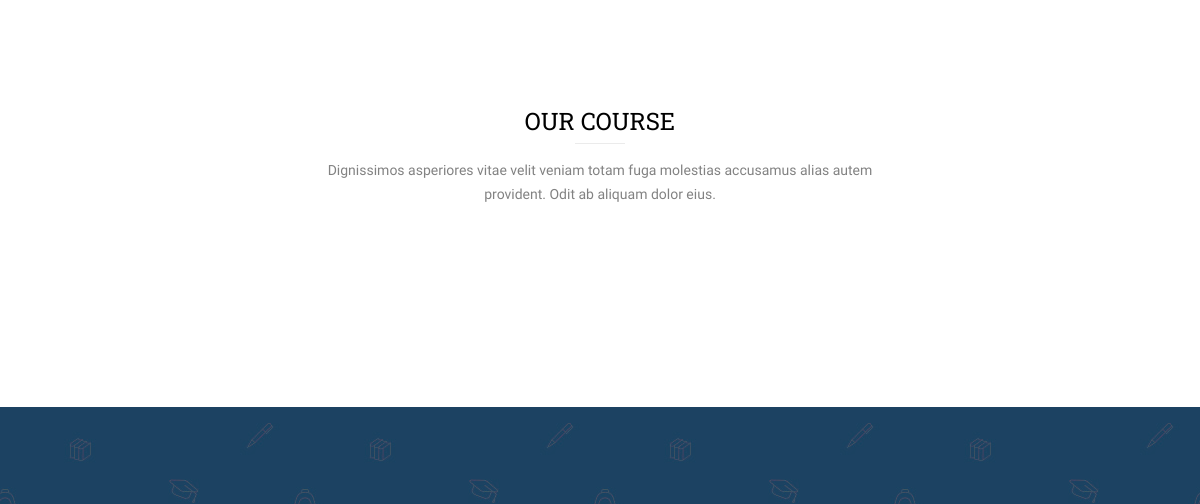
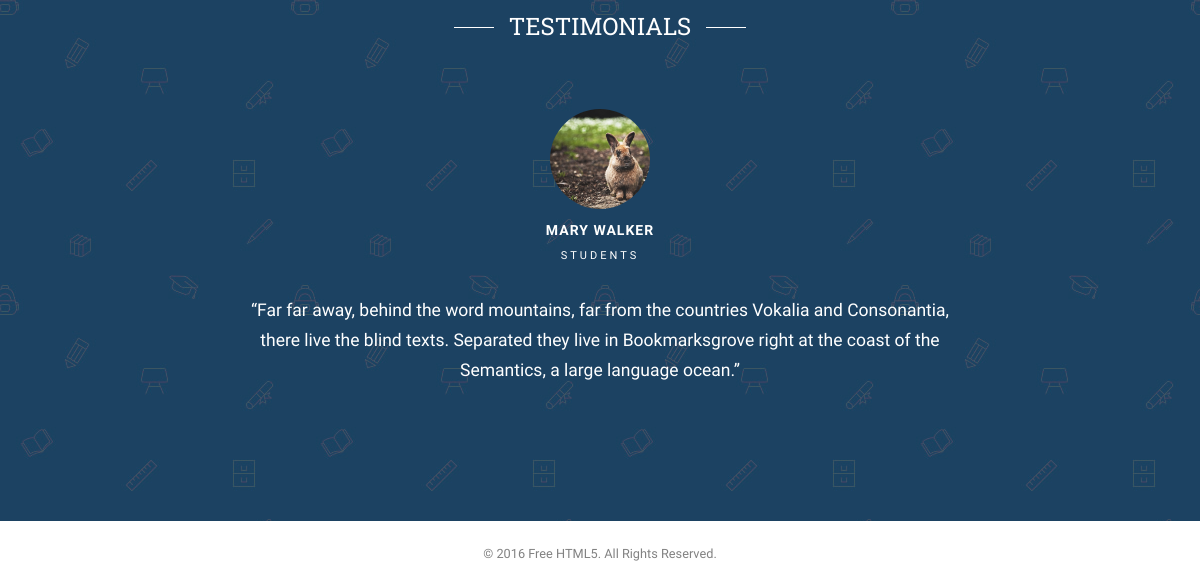
Before: / (lower part) with the older database file (2 pictures, top to bottom).
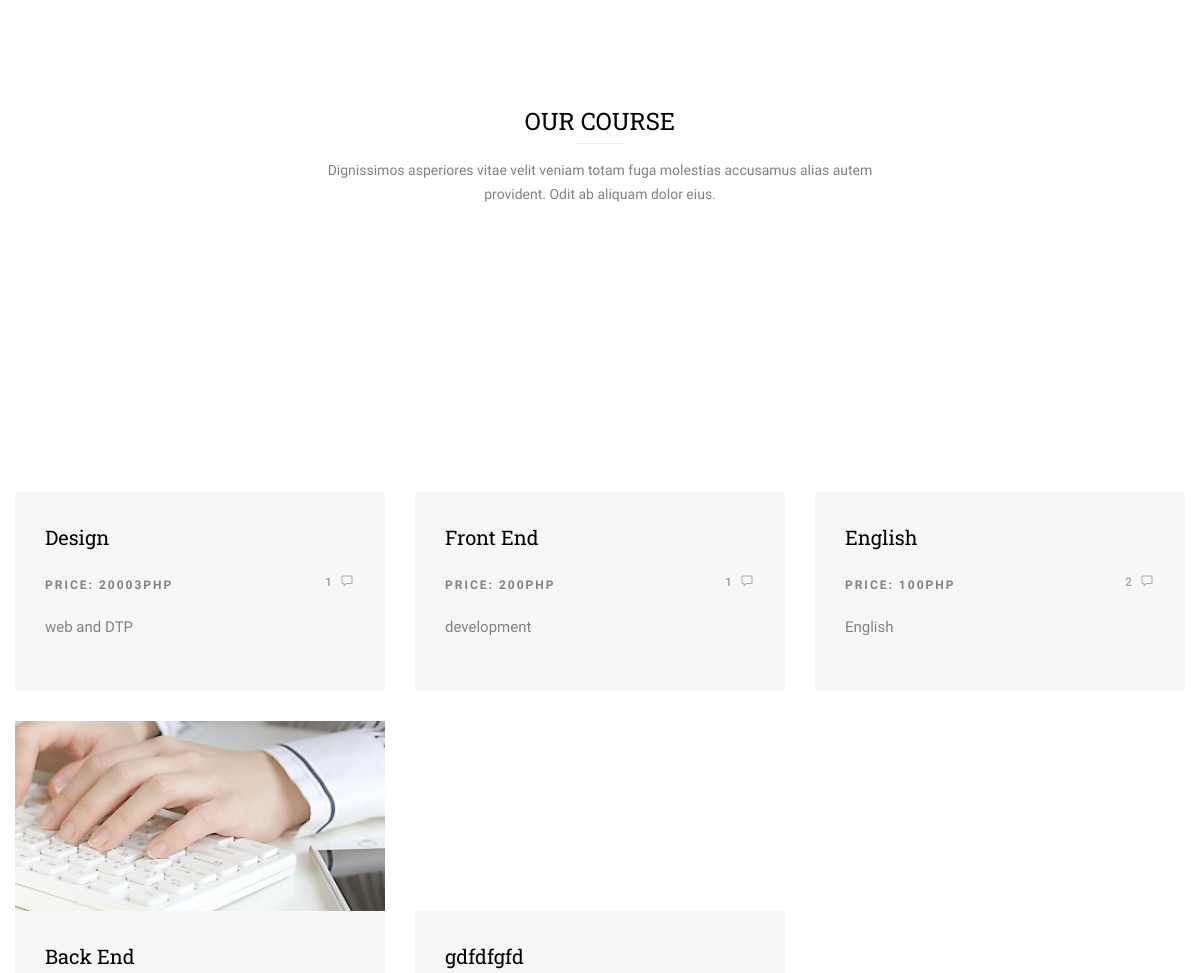
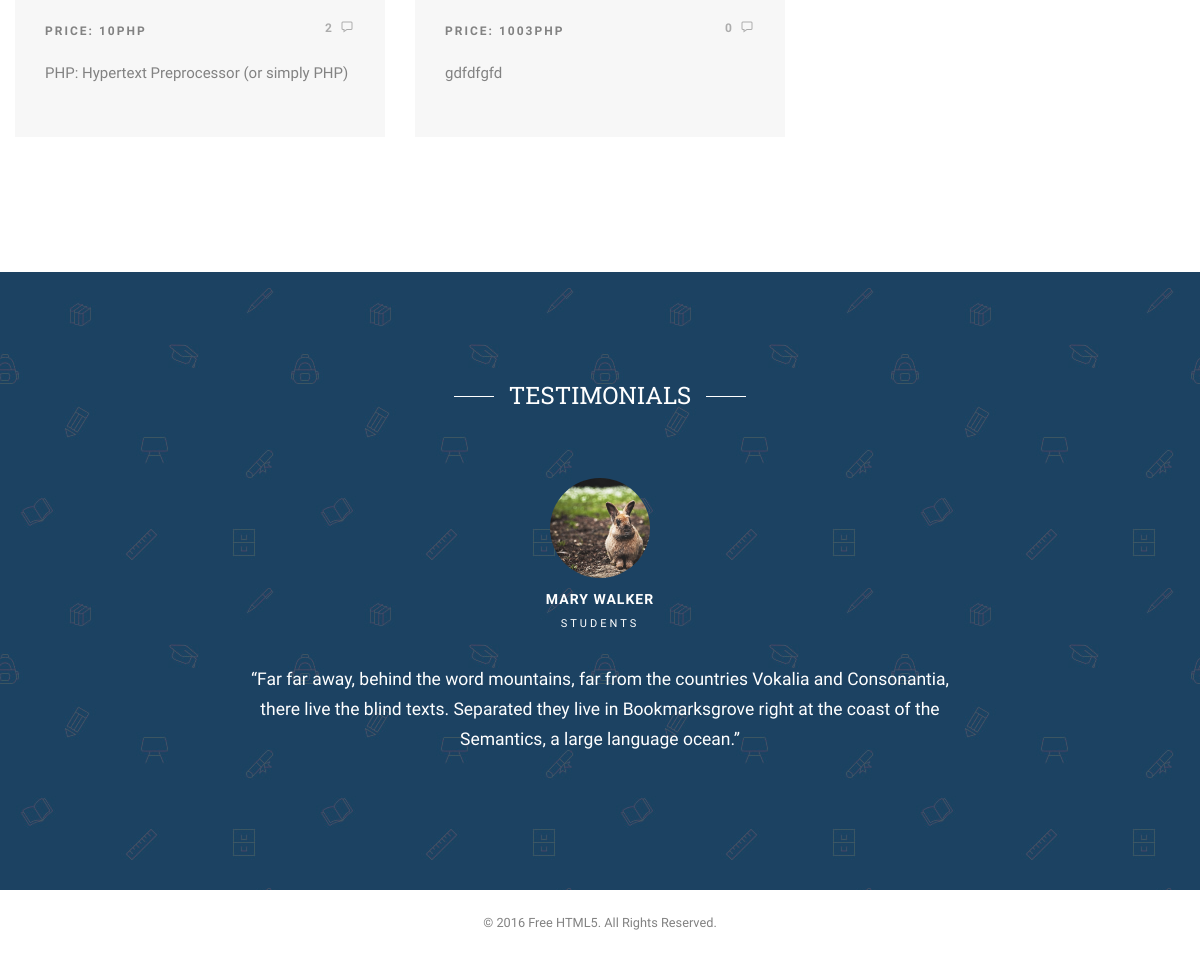
After: the same page with the newer database file (2 pictures, top to bottom).
### tables this page shows
CREATE TABLE `course` (
  `courseID` int(11) NOT NULL,
  `courseName` varchar(50) NOT NULL,
  `courseDetails` varchar(50) NOT NULL,
  `coursePrice` int(50) NOT NULL,
  `coursePicture` varchar(100) NOT NULL,
  `loginID` int(11) NOT NULL
);

### classes/Config.php (called while the page is built, shortened)
<?php
class Config
{
    private $servername = 'localhost';
    private $username = 'root';
    private $password = '';
    private $database = 'elearning';
    public function __construct()
    {
        $this->conn = new mysqli($this->servername, $this->username, $this->password, $this->database);
    }
}

### classes/User.php (called while the page is built, shortened)
<?php
require_once "Config.php";
class User extends Config
{
    public function get_courses_guest()
    {
        $sql = "SELECT * FROM course";
        $result = $this->conn->query($sql);
        $rows = array();
        if ($result->num_rows > 0) {
            while ($row = $result->fetch_assoc()) {
                $rows[] = $row;
            }
            return $rows;
        } else {
            return $this->conn->error;
        }
    }
}

### index.php (the view, shortened to what this page needs)
<?php
include_once 'classes/User.php';
?>
<!DOCTYPE HTML>
<html><head>
	<link rel="stylesheet" href="common/css/animate.css">
	<link rel="stylesheet" href="common/css/icomoon.css">
	<link rel="stylesheet" href="common/css/bootstrap.css">
	<link rel="stylesheet" href="common/css/magnific-popup.css">
	<link rel="stylesheet" href="common/css/flexslider.css">
	<link rel="stylesheet" href="common/css/pricing.css">
	<link rel="stylesheet" href="common/css/style.css">
	<link rel="stylesheet" href="common/css/common.css">
	<link rel="stylesheet" href="common/css/common.css">
</head>
<body>
	<div id="page">
		<div id="fh5co-course">
			<div class="container" id="course">
				<div class="row animate-box">
					<div class="col-md-6 col-md-offset-3 text-center fh5co-heading">
						<h2>Our Course</h2>
						<p>Dignissimos asperiores vitae velit veniam totam fuga molestias accusamus alias autem provident. Odit ab
							aliquam dolor eius.</p>
					</div>
				</div>
				<div class="row">
<?php
$guest_display = new User;
$result = $guest_display->get_courses_guest();
if ($result) {
    foreach ($result as $row) {
        $courseID = $row['courseID'];
        echo "<div class='col-sm-4 col-md-4'>";
        echo "<div class='fh5co-blog animate-box'>";
        echo "<a href='selectedcourse.php?courseID=$courseID' class='blog-img-holder' style='background-image: url(" . $row['coursePicture'] . ");'></a>";
        echo "<div class='blog-text'>";
        echo "<h3><a href='article.php'>" . $row['courseName'] . "</a></h3>";
        echo "<span class='posted_on'>Price: " . $row['coursePrice'] . "PHP</span>";
        echo "<span class='comment'><a href='selectedcourse.php?courseID=$courseID#review-box'>";
        include_once 'classes/Course.php';
        $feedback_count = new Course;
        $feedback_num = $feedback_count->count_feedback_by_courseID($courseID);
        echo "<span class='comment'><a href=''><i class='icon-speech-bubble'></i></a></span>";
        echo "<p>" . $row['courseDetails'] . "</p>";
        echo "</div></div></div>";
    }
}
?>
				</div>
			</div>
		</div>
		<div id="fh5co-testimonial" style="background-image: url(common/images/school.jpg);">
			<div class="overlay"></div>
			<div class="container">
				<div class="row animate-box">
					<div class="col-md-6 col-md-offset-3 text-center fh5co-heading">
						<h2><span>Testimonials</span></h2>
					</div>
				</div>
				<div class="row">
					<div class="col-md-10 col-md-offset-1">
						<div class="row animate-box">
								<div class="item">
									<div class="testimony-slide active text-center">
										<div class="user" style="background-image: url(common/images/person1.jpg);"></div>
										<span>Mary Walker<br><small>Students</small></span>
										<blockquote>
											<p>&ldquo;Far far away, behind the word mountains, far from the countries Vokalia and Consonantia, there
												live the blind texts. Separated they live in Bookmarksgrove right at the coast of the Semantics, a large
												language ocean.&rdquo;</p>
										</blockquote>
								</div>
							</div>
						</div>
					</div>
				</div>
			</div>
		</div>
<footer>
			<div class="container">
				<div class="row copyright">
					<div class="col-md-12 text-center p-5">
						<p class="">
							<small class="block">&copy; 2016 Free HTML5. All Rights Reserved.</small>
						</p>
					</div>
				</div>
		</footer>
	</div>
</body>
</html>

### classes/Course.php (shortened to what this page needs)
<?php
require_once "Config.php";
class Course extends Config
{
    public function count_feedback_by_courseID($courseID)
    {
        $sql = "SELECT count(*) as feedback_number_by_courseID FROM feedback WHERE courseID = $courseID";
        $result = $this->conn->query($sql);
        $row = $result->fetch_assoc();
        if ($row) {
            echo $row['feedback_number_by_courseID'];
        }
    }
}

### common/css/icomoon.css (style rules this page uses)
[class^="icon-"], [class*=" icon-"] { font-family: 'icomoon' !important; speak: none; font-style: normal; font-weight: normal; font-variant: normal; text-transform: none; line-height: 1; -webkit-font-smoothing: antialiased; -moz-osx-font-smoothing: grayscale; }
.icon-speech-bubble:before { content: "\e0b0"; }

### common/css/style.css (style rules this page uses)
body { font-family: "Source Sans Pro", Arial, sans-serif; font-weight: 400; font-size: 15px; line-height: 1.7; color: #828282; background: #fff; }
#page { position: relative; overflow-x: hidden; width: 100%; height: 100%; -webkit-transition: 0.5s; -o-transition: 0.5s; transition: 0.5s; }
a { color: #2D6CDF; -webkit-transition: 0.5s; -o-transition: 0.5s; transition: 0.5s; }
p { margin-bottom: 20px; }
h1, h2, h3, h4, h5, h6, figure { color: #000; font-family: "Roboto Slab", serif; font-weight: 400; margin: 0 0 20px 0; }
#fh5co-course-categories, #fh5co-counter, #fh5co-course, #fh5co-register, #fh5co-pricing, #fh5co-testimonial, #fh5co-blog, #fh5co-about, #fh5co-staff, #fh5co-contact, #fh5co-footer { padding: 7em 0; clear: both; }
.fh5co-heading { margin-bottom: 5em; }
.fh5co-heading h2 { font-size: 24px; margin-bottom: 20px; line-height: 1.5; color: #000; text-transform: uppercase; position: relative; }
.fh5co-heading h2:after { position: absolute; top: 40px; left: 0; right: 0; bottom: 0; content: ''; width: 50px; height: 1px; margin: 0 auto; background: rgba(0, 0, 0, 0.08); }
.fh5co-heading p { font-size: 14px; }
#fh5co-testimonial { background: #1F5F8B; position: relative; }
#fh5co-testimonial .overlay { position: absolute; top: 0; bottom: 0; left: 0; right: 0; content: ''; background: rgba(31, 95, 139, 0.7); }
#fh5co-testimonial .testimony-slide { text-align: center; position: relative; color: #fff !important; }
#fh5co-testimonial .testimony-slide span { font-size: 14px; text-transform: uppercase; letter-spacing: 1px; font-weight: 700; display: block; }
#fh5co-testimonial .testimony-slide span small { font-size: 11px; font-weight: 300; letter-spacing: 3px; }
#fh5co-testimonial .testimony-slide .user { display: block; width: 100px; height: 100px; background-size: cover; background-position: center center; background-repeat: no-repeat; position: relative; margin: 0 auto; margin-bottom: 10px; -webkit-border-radius: 50%; -moz-border-radius: 50%; -ms-border-radius: 50%; border-radius: 50%; }
#fh5co-testimonial .testimony-slide blockquote { border: none; margin: 30px auto; width: 70%; position: relative; padding: 0; }
#fh5co-testimonial .fh5co-heading { margin-bottom: 3em; }
#fh5co-testimonial .fh5co-heading h2 { color: #fff; margin-bottom: 20px !important; }
#fh5co-testimonial .fh5co-heading h2:after { background: transparent !important; }
#fh5co-testimonial .fh5co-heading span { padding: 7px 15px; position: relative; }
#fh5co-testimonial .fh5co-heading span:before { position: absolute; top: 24px; left: -40px; content: ''; width: 40px; height: 1px; background: white; }
#fh5co-testimonial .fh5co-heading span:after { position: absolute; top: 24px; right: -40px; content: ''; width: 40px; height: 1px; background: white; }
.fh5co-blog { margin-bottom: 30px; width: 100%; float: left; }
.fh5co-blog .blog-img-holder { display: block; background-size: cover; background-position: top center; background-repeat: no-repeat; position: relative; height: 270px; }
.fh5co-blog .blog-text { position: relative; background: rgba(0, 0, 0, 0.03); width: 100%; padding: 30px; float: left; }
.fh5co-blog .blog-text span { font-size: 12px; text-transform: uppercase; letter-spacing: 2px; font-weight: 700; display: inline-block; margin-bottom: 20px; }
.fh5co-blog .blog-text span.comment { float: right; }
.fh5co-blog .blog-text span.comment a { color: rgba(0, 0, 0, 0.3); }
.fh5co-blog .blog-text span.comment a i { padding-left: 7px; }
.fh5co-blog .blog-text h3 { font-size: 20px; margin-bottom: 20px; line-height: 1.5; }
.fh5co-blog .blog-text h3 a { color: black; }

### common/css/common.css (style rules this page uses)
footer p { padding-top: 20px; }
.container { width: 100%; }
.fh5co-blog .blog-img-holder { background-size: 150%; background-position: top 83% left 50%; height: 190px; }

Changed rows visible on the page:
added course: courseName "Design", coursePrice "20003", feedback_number_by_courseID "1", courseDetails "web and DTP"
added course: courseName "Front End", coursePrice "200", feedback_number_by_courseID "1", courseDetails "development"
added course: courseName "English", coursePrice "100", feedback_number_by_courseID "2", courseDetails "English"
added course: coursePicture (picture), courseName "Back End", coursePrice "10", feedback_number_by_courseID "2", courseDetails "PHP: Hypertext Preprocessor (or simply PHP)"
added course: courseName "gdfdfgfd", coursePrice "1003", feedback_number_by_courseID "0", courseDetails "gdfdfgfd"
